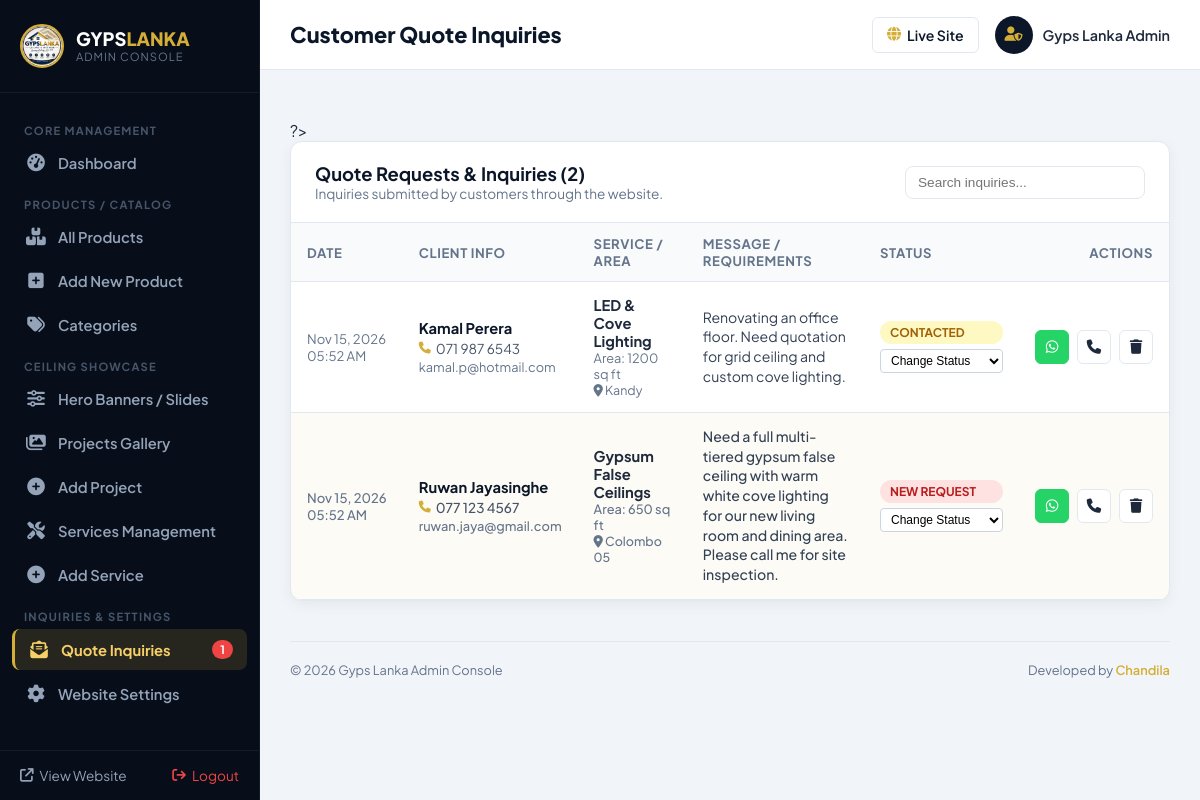
/admin/inquiries.php (signed in), run on the app's committed database.
### tables this page shows
CREATE TABLE IF NOT EXISTS `inquiries` (
  `id` int(11) NOT NULL AUTO_INCREMENT,
  `name` varchar(100) NOT NULL,
  `phone` varchar(30) NOT NULL,
  `email` varchar(100) DEFAULT NULL,
  `service` varchar(100) DEFAULT NULL,
  `room_size` varchar(100) DEFAULT NULL,
  `location` varchar(100) DEFAULT NULL,
  `message` text NOT NULL,
  `status` enum('new','contacted','completed','cancelled') DEFAULT 'new',
  `created_at` timestamp NOT NULL DEFAULT CURRENT_TIMESTAMP,
  PRIMARY KEY (`id`)
);

### admin/inquiries.php (the view, shortened to what this page needs)
<?php
$db = get_db();
$inquiries = [];
if ($db) {
    try {
        $stmt = $db->query("SELECT * FROM inquiries ORDER BY id DESC");
        $inquiries = $stmt->fetchAll();
    } catch (PDOException $e) {
        error_log("Inquiries error: " . $e->getMessage());
    }
}
require_once __DIR__ . '/includes/admin_header.php';
?>
?>
<div class="admin-card">
    <div class="card-header">
        <div>
            <h3>Quote Requests &amp; Inquiries (<?= count($inquiries) ?>)</h3>
            <p style="font-size:0.85rem; color:var(--adm-muted);">Inquiries submitted by customers through the website.</p>
        </div>
        <input type="text" id="tableSearch" placeholder="Search inquiries..." class="form-control" style="width:240px; padding:8px 12px; font-size:0.85rem;">
    </div>
    <div class="card-body" style="padding:0;">
        <div class="data-table-responsive">
            <table class="data-table">
                <thead>
                    <tr>
                        <th>Date</th>
                        <th>Client Info</th>
                        <th>Service / Area</th>
                        <th>Message / Requirements</th>
                        <th>Status</th>
                        <th style="width:140px; text-align:right;">Actions</th>
                    </tr>
                </thead>
                <tbody>
                    <?php if (!empty($inquiries)): ?>
                        <?php foreach ($inquiries as $inq):
                            $cleanPhone = preg_replace('/[^0-9]/', '', $inq['phone']);
                            if (substr($cleanPhone, 0, 1) === '0') {
                                $cleanPhone = '94' . substr($cleanPhone, 1);
                            }
                            $waLink = "https://wa.me/" . $cleanPhone . "?text=" . urlencode("Hello " . $inq['name'] . ", this is Gyps Lanka following up on your ceiling inquiry for " . ($inq['service'] ?? 'our solutions') . ".");
                        ?>
                        <tr style="<?= $inq['status'] === 'new' ? 'background:rgba(212,175,55,0.05); font-weight:500;' : '' ?>">
                            <td style="white-space:nowrap; font-size:0.82rem; color:#64748b;">
                                <?= date('M d, Y', strtotime($inq['created_at'])) ?><br>
                                <?= date('h:i A', strtotime($inq['created_at'])) ?>
                            </td>
                            <td>
                                <strong style="color:var(--adm-navy);"><?= htmlspecialchars($inq['name']) ?></strong><br>
                                <span style="font-size:0.85rem; color:#475569; display:inline-flex; align-items:center; gap:5px;">
                                    <i class="fa-solid fa-phone" style="font-size:0.75rem; color:var(--adm-gold);"></i> <?= htmlspecialchars($inq['phone']) ?>
                                </span>
                                <?php if (!empty($inq['email'])): ?>
                                    <br><span style="font-size:0.8rem; color:#64748b;"><?= htmlspecialchars($inq['email']) ?></span>
                                <?php endif; ?>
                            </td>
                            <td>
                                <strong><?= htmlspecialchars($inq['service'] ?? 'General') ?></strong>
                                <?php if (!empty($inq['room_size'])): ?>
                                    <div style="font-size:0.8rem; color:#64748b;">Area: <?= htmlspecialchars($inq['room_size']) ?></div>
                                <?php endif; ?>
                                <div style="font-size:0.78rem; color:#64748b;"><i class="fa-solid fa-location-dot"></i> <?= htmlspecialchars($inq['location'] ?? 'Sri Lanka') ?></div>
                            </td>
                            <td>
                                <div style="font-size:0.88rem; color:#334155; max-width:320px; line-height:1.4;">
                                    <?= nl2br(htmlspecialchars($inq['message'])) ?>
                                </div>
                            </td>
                            <td>
                                <div style="display:flex; flex-direction:column; gap:5px;">
                                    <?php if ($inq['status'] === 'new'): ?>
                                        <span class="badge badge-danger">New Request</span>
                                    <?php elseif ($inq['status'] === 'contacted'): ?>
                                        <span class="badge badge-warning">Contacted</span>
                                    <?php elseif ($inq['status'] === 'completed'): ?>
                                        <span class="badge badge-success">Completed</span>
                                    <?php else: ?>
                                        <span class="badge badge-info">Cancelled</span>
                                    <?php endif; ?>
                                    <select onchange="window.location.href='inquiries.php?id=<?= $inq['id'] ?>&status=' + this.value" style="font-size:0.75rem; padding:3px 6px; border-radius:4px; border:1px solid #cbd5e1; background:#fff; cursor:pointer;">
                                        <option value="" disabled selected>Change Status</option>
                                    </select>
                                </div>
                            </td>
                            <td style="text-align:right;">
                                <div class="action-btns" style="justify-content:flex-end;">
                                    <a href="<?= $waLink ?>" target="_blank" class="btn-icon" style="background:#25d366; color:#fff; border-color:#25d366;" title="Chat via WhatsApp">
                                        <i class="fa-brands fa-whatsapp"></i>
                                    </a>
                                    <a href="tel:<?= preg_replace('/[^0-9+]/', '', $inq['phone']) ?>" class="btn-icon" title="Call Client">
                                        <i class="fa-solid fa-phone"></i>
                                    </a>
                                    <a href="inquiries.php?delete=<?= $inq['id'] ?>" onclick="return confirmDelete('Delete this inquiry record?');" class="btn-icon delete" title="Delete Inquiry">
                                        <i class="fa-solid fa-trash"></i>
                                    </a>
                                </div>
                            </td>
                        </tr>
                        <?php endforeach; ?>
                    <?php else: ?>
                        <tr><td colspan="6" style="text-align:center; padding:35px; color:#64748b;">No quote requests received yet.</td></tr>
                    <?php endif; ?>
                </tbody>
            </table>
        </div>
    </div>
</div>
<?php require_once __DIR__ . '/includes/admin_footer.php'; ?>

### assets/css/admin.css (style rules this page uses)
:root { --adm-navy: #0b1728; --adm-sidebar: #070e1a; --adm-gold: #d4af37; --adm-gold-light: #f5cf68; --adm-bg: #f1f5f9; --adm-card: #ffffff; --adm-text: #1e293b; --adm-muted: #64748b; --adm-border: #e2e8f0; --adm-success: #10b981; --adm-danger: #ef4444; --adm-warning: #f59e0b; --adm-info: #3b82f6; --adm-radius: 12px; --adm-shadow: 0 4px 14px rgba(0, 0, 0, 0.05); }
*, *::before, *::after { box-sizing: border-box; margin: 0; padding: 0; }
body { font-family: 'Plus Jakarta Sans', sans-serif; background-color: var(--adm-bg); color: var(--adm-text); min-height: 100vh; display: flex; }
a { color: inherit; text-decoration: none; }
.admin-card { background: #fff; border-radius: var(--adm-radius); box-shadow: var(--adm-shadow); border: 1px solid var(--adm-border); margin-bottom: 30px; overflow: hidden; }
.card-header { padding: 20px 24px; border-bottom: 1px solid var(--adm-border); display: flex; align-items: center; justify-content: space-between; }
.card-header h3 { font-size: 1.15rem; font-weight: 700; color: var(--adm-navy); }
.card-body { padding: 24px; }
.data-table-responsive { overflow-x: auto; }
.data-table { width: 100%; border-collapse: collapse; text-align: left; }
.data-table th { background: #f8fafc; padding: 12px 16px; font-size: 0.82rem; text-transform: uppercase; letter-spacing: 0.6px; color: var(--adm-muted); font-weight: 700; border-bottom: 1px solid var(--adm-border); }
.data-table td { padding: 14px 16px; border-bottom: 1px solid var(--adm-border); font-size: 0.92rem; vertical-align: middle; }
.badge { display: inline-block; padding: 4px 10px; border-radius: 50px; font-size: 0.75rem; font-weight: 700; text-transform: uppercase; }
.badge-danger { background: #fee2e2; color: #b91c1c; }
.badge-warning { background: #fef9c3; color: #a16207; }
.action-btns { display: flex; gap: 8px; }
.btn-icon { width: 34px; height: 34px; border-radius: 6px; display: flex; align-items: center; justify-content: center; border: 1px solid var(--adm-border); background: #fff; cursor: pointer; font-size: 0.9rem; transition: all 0.2s ease; }
.form-control { width: 100%; padding: 11px 14px; border: 1px solid var(--adm-border); border-radius: 8px; font-size: 0.92rem; color: var(--adm-text); background: #ffffff; transition: border-color 0.2s ease, box-shadow 0.2s ease; }

### data on the page
inquiries: created_at "Nov 15, 2026", created_at "05:52 AM", name "Kamal Perera", phone "071 987 6543", email "kamal.p@hotmail.com", service "LED & Cove Lighting", room_size "1200 sq ft", location "Kandy", message "Renovating an office floor. Need quotation for grid ceiling and custom cove lighting.", status "CONTACTED"
inquiries: created_at "Nov 15, 2026", created_at "05:52 AM", name "Ruwan Jayasinghe", phone "077 123 4567", email "ruwan.jaya@gmail.com", service "Gypsum False Ceilings", room_size "650 sq ft", location "Colombo 05", message "Need a full multi-tiered gypsum false ceiling with warm white cove lighting for our new living room and dining area. Please call me for site inspection.", status "NEW REQUEST"

### other printed values
$newInquiriesCount "1"
$pageTitle "Customer Quote Inquiries"
$adminUser "Gyps Lanka Admin"
count($inquiries) "2"
